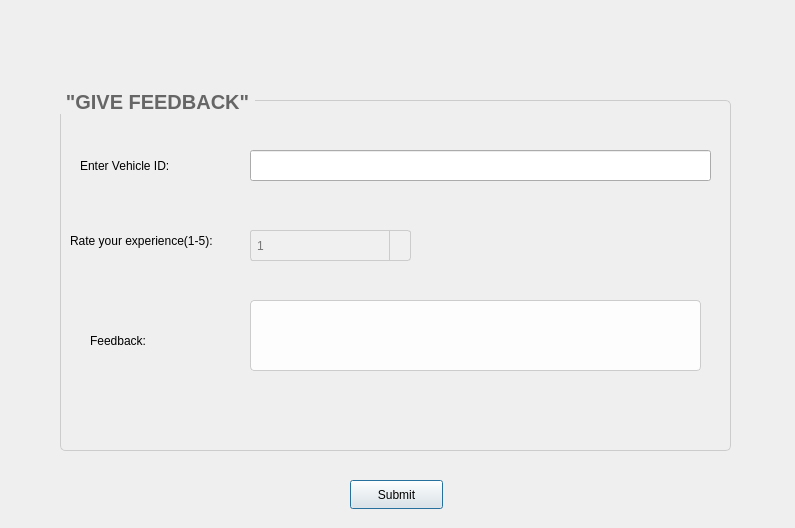
<?xml version="1.0" encoding="UTF-8"?>
<ui version="4.0">
 <class>Feedback</class>
 <widget class="QDialog" name="Feedback">
  <property name="geometry">
   <rect>
    <x>0</x>
    <y>0</y>
    <width>795</width>
    <height>528</height>
   </rect>
  </property>
  <property name="windowTitle">
   <string>Dialog</string>
  </property>
  <widget class="QPushButton" name="btnsubmit">
   <property name="geometry">
    <rect>
     <x>350</x>
     <y>480</y>
     <width>93</width>
     <height>29</height>
    </rect>
   </property>
   <property name="text">
    <string>Submit</string>
   </property>
  </widget>
  <widget class="QGroupBox" name="groupBox">
   <property name="geometry">
    <rect>
     <x>60</x>
     <y>90</y>
     <width>671</width>
     <height>361</height>
    </rect>
   </property>
   <property name="styleSheet">
    <string notr="true">QGroupBox {
    border: 1px solid #cccccc;
    border-radius: 5px;
    margin-top: 10px;
    font: bold 20px Arial;
    color: #666;
    padding: 10px;
}

QGroupBox:title {
    subcontrol-origin: margin;
    subcontrol-position: top left;
    padding: 0 3px;
}
</string>
   </property>
   <property name="title">
    <string>&quot;GIVE FEEDBACK&quot;</string>
   </property>
   <widget class="QLabel" name="label_2">
    <property name="geometry">
     <rect>
      <x>20</x>
      <y>60</y>
      <width>111</width>
      <height>31</height>
     </rect>
    </property>
    <property name="text">
     <string>Enter Vehicle ID:</string>
    </property>
   </widget>
   <widget class="QLineEdit" name="lineVehicleId">
    <property name="geometry">
     <rect>
      <x>190</x>
      <y>60</y>
      <width>461</width>
      <height>31</height>
     </rect>
    </property>
    <property name="text">
     <string/>
    </property>
   </widget>
   <widget class="QLabel" name="label">
    <property name="geometry">
     <rect>
      <x>10</x>
      <y>130</y>
      <width>211</width>
      <height>41</height>
     </rect>
    </property>
    <property name="text">
     <string>Rate your experience(1-5):</string>
    </property>
   </widget>
   <widget class="QComboBox" name="comboRating">
    <property name="geometry">
     <rect>
      <x>190</x>
      <y>140</y>
      <width>161</width>
      <height>31</height>
     </rect>
    </property>
    <property name="styleSheet">
     <string notr="true">QComboBox {
    background-color: #f0f0f0;
    color: #777777;
    font: 12px Arial, sans-serif;
    padding: 4px 6px;
    border: 1px solid #cccccc;
    border-radius: 3px;
}

QComboBox::drop-down {
    subcontrol-origin: padding;
    subcontrol-position: top right;
    width: 20px;
    border-left: 1px solid #ccc;
}

QComboBox QAbstractItemView {
    background-color: #ffffff;
    color: #555555;
    selection-background-color: #a0a0a0;
    selection-color: white;
}
</string>
    </property>
    <item>
     <property name="text">
      <string>1</string>
     </property>
    </item>
    <item>
     <property name="text">
      <string>2</string>
     </property>
    </item>
    <item>
     <property name="text">
      <string>3</string>
     </property>
    </item>
    <item>
     <property name="text">
      <string>4</string>
     </property>
    </item>
    <item>
     <property name="text">
      <string>5</string>
     </property>
    </item>
    <item>
     <property name="text">
      <string/>
     </property>
    </item>
   </widget>
   <widget class="QTextEdit" name="textFeedback">
    <property name="geometry">
     <rect>
      <x>190</x>
      <y>210</y>
      <width>451</width>
      <height>71</height>
     </rect>
    </property>
    <property name="styleSheet">
     <string notr="true">QTextEdit {
    background-color: #fdfdfd;
    color: #777777;
    font: 12px Arial, sans-serif;
    border: 1px solid #cccccc;
    border-radius: 4px;
    padding: 6px;
}</string>
    </property>
   </widget>
   <widget class="QLabel" name="label_3">
    <property name="geometry">
     <rect>
      <x>30</x>
      <y>240</y>
      <width>81</width>
      <height>21</height>
     </rect>
    </property>
    <property name="text">
     <string>Feedback:</string>
    </property>
   </widget>
  </widget>
 </widget>
 <resources/>
 <connections/>
</ui>
